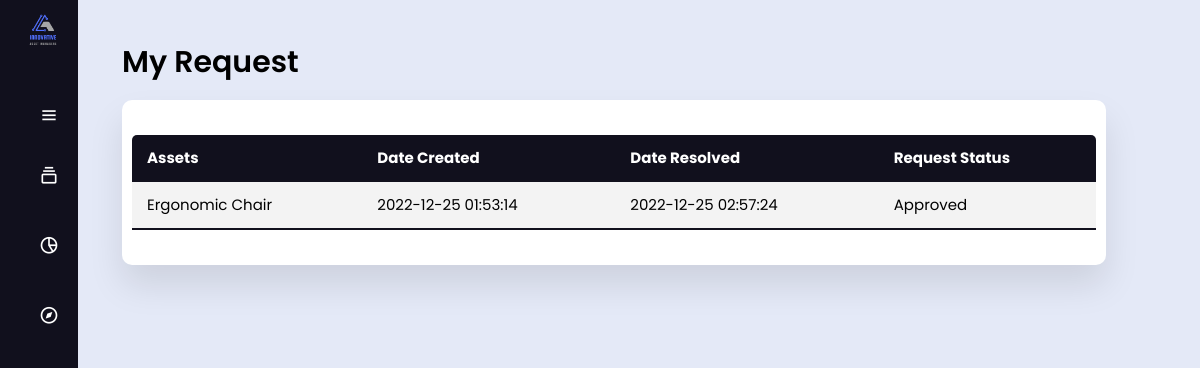
The app's page /pages/request.php (signed in) with its own data.
### tables this page shows
CREATE TABLE `request` (
  `employee_id` int(11) NOT NULL,
  `asset_id` int(11) NOT NULL,
  `status` enum('requested','approved','rejected') NOT NULL DEFAULT 'requested',
  `date_created` datetime NOT NULL DEFAULT current_timestamp(),
  `date_resolved` datetime DEFAULT NULL,
  `redirected` tinyint(1) NOT NULL DEFAULT 0
);

CREATE TABLE `asset` (
  `asset_id` int(11) NOT NULL,
  `asset_name` varchar(64) NOT NULL,
  `type` enum('stationery','appliance','computers&accessories','furniture') NOT NULL,
  `asset_description` text NOT NULL,
  `available` tinyint(1) NOT NULL
);

### php/employee.php (called while the page is built, shortened)
<?php
function view_made_requests($employee_id, $conn){
    $query = "SELECT request.*, asset.* FROM employee INNER JOIN request ON employee.employee_id = request.employee_id INNER JOIN asset ON request.asset_id = asset.asset_id WHERE employee.employee_id = ?;";
    $stmt = $conn->prepare($query);
    $stmt->bind_param("i", $employee_id);
    $stmt->execute();
    return $stmt->get_result();
}
?>

### pages/request.php (the view, shortened to what this page needs)
<!DOCTYPE html>
<?php
  require "../php/employee.php";
  $result = view_made_requests($_SESSION['data']['employee_id'], $conn);
?>
<html lang="en" dir="ltr">
  <head>
    <link rel="stylesheet" href="../styles/style.css" />
    <link rel="stylesheet" href="../styles//style2.css" />
    <link
      href="https://unpkg.com/boxicons@2.0.7/css/boxicons.min.css"
      rel="stylesheet"
    />
    <script src="https://cdn.tailwindcss.com"></script>
  </head>
  <body>
    <div class="sidebar close">
      <div class="logo-details">
        <img src="../assets/logo.png" alt="" class="pl-2" />
      </div>
      <ul class="nav-links">
        <li>
          <div class="icon-link">
            <i class="bx bx-menu pl-5"></i>
          </div>
        </li>
        <li>
          <div class="iocn-link">
            <a href="#">
              <i class="bx bx-collection"></i>
            </a>
          </div>
        </li>
        <li>
          <a href="./asset.php">
            <i class="bx bx-pie-chart-alt-2"></i>
          </a>
        </li>
        <li>
          <a href="./request.php">
            <i class="bx bx-compass"></i>
          </a>
        </li>
      </ul>
    </div>
    <section class="home-section p-6">
      <div class="container">
        <section class="main">
          <div class="main-top">
            <h1 class="font-semibold text-3xl">My Request</h1>
          </div>
          <section class="attendance">
            <div class="attendance-list">
              <table class="table">
                <thead>
                  <tr>
                    <th>Assets</th>
                    <th>Date Created</th>
                    <th>Date Resolved</th>
                    <th>Request Status</th>
                  </tr>
                </thead>
                <tbody>
                <?php while($requests = mysqli_fetch_assoc($result)){
                    echo "<tr>";
                    echo "<td>" . $requests["asset_name"]. "</td>";
                    echo "<td>" . $requests["date_created"]. "</td>";
                    echo "<td>" . $requests["date_resolved"]. "</td>";
                    echo "<td>" . $requests["status"]. "</td>";
                    echo "</tr>";
                  } ?>
                </tbody>
              </table>
            </div>
          </section>
        </section>
      </div>
    </section>
  </body>
</html>

### styles/style.css (style rules this page uses)
* { margin: 0; padding: 0; box-sizing: border-box; font-family: 'Poppins', sans-serif; }
.sidebar { position: fixed; top: 0; left: 0; height: 100%; width: 260px; background: #11101d; z-index: 100; transition: all 0.5s ease; }
.sidebar.close { width: 78px; }
.sidebar .logo-details { height: 60px; width: 100%; display: flex; align-items: center; }
.sidebar .nav-links { height: 100%; padding: 30px 0 150px 0; overflow: auto; }
.sidebar.close .nav-links { overflow: visible; }
.sidebar .nav-links li { position: relative; list-style: none; transition: all 0.4s ease; }
.sidebar .nav-links li .iocn-link { display: flex; align-items: center; justify-content: space-between; }
.sidebar.close .nav-links li .iocn-link { display: block }
.sidebar .nav-links li i { height: 50px; min-width: 78px; text-align: center; line-height: 50px; color: #fff; font-size: 20px; cursor: pointer; transition: all 0.3s ease; }
.sidebar .nav-links li a { display: flex; align-items: center; text-decoration: none; }
.home-section { position: relative; background: #E4E9F7; height: 100vh; left: 260px; width: calc(100% - 260px); transition: all 0.5s ease; }
.sidebar.close ~ .home-section { left: 78px; width: calc(100% - 78px); }

### styles/style2.css (style rules this page uses)
* { margin: 0; padding: 0; outline: none; border: none; text-decoration: none; box-sizing: border-box; font-family: "Poppins", sans-serif; }
body { background: rgb(226, 226, 226); }
a { position: relative; width: 280px; font-size: 14px; color: rgb(85, 83, 83); display: table; padding: 10px; }
.container { display: flex; }
.main { position: relative; padding: 20px; width: 100%; }
.main-top { display: flex; width: 100%; }
.attendance { margin-top: 20px; text-transform: capitalize; }
.attendance-list { width: 100%; padding: 10px; margin-top: 10px; background: #fff; border-radius: 10px; box-shadow: 0 20px 35px rgba(0, 0, 0, 0.1); }
.table { border-collapse: collapse; margin: 25px 0; font-size: 15px; min-width: 100%; overflow: hidden; border-radius: 5px 5px 0 0; }
table thead tr { color: #fff; background: #11101d; text-align: left; font-weight: bold; }
.table th, .table td { padding: 12px 15px; }
.table tbody tr { border-bottom: 1px solid #ddd; }
.table tbody tr:nth-of-type(odd) { background: #f3f3f3; }
.table tbody tr:last-of-type { border-bottom: 2px solid #11101d; }

### records on screen
request: asset.asset_name "Ergonomic Chair", date_created "2022-12-25 01:53:14", date_resolved "2022-12-25 02:57:24", status "Approved"
